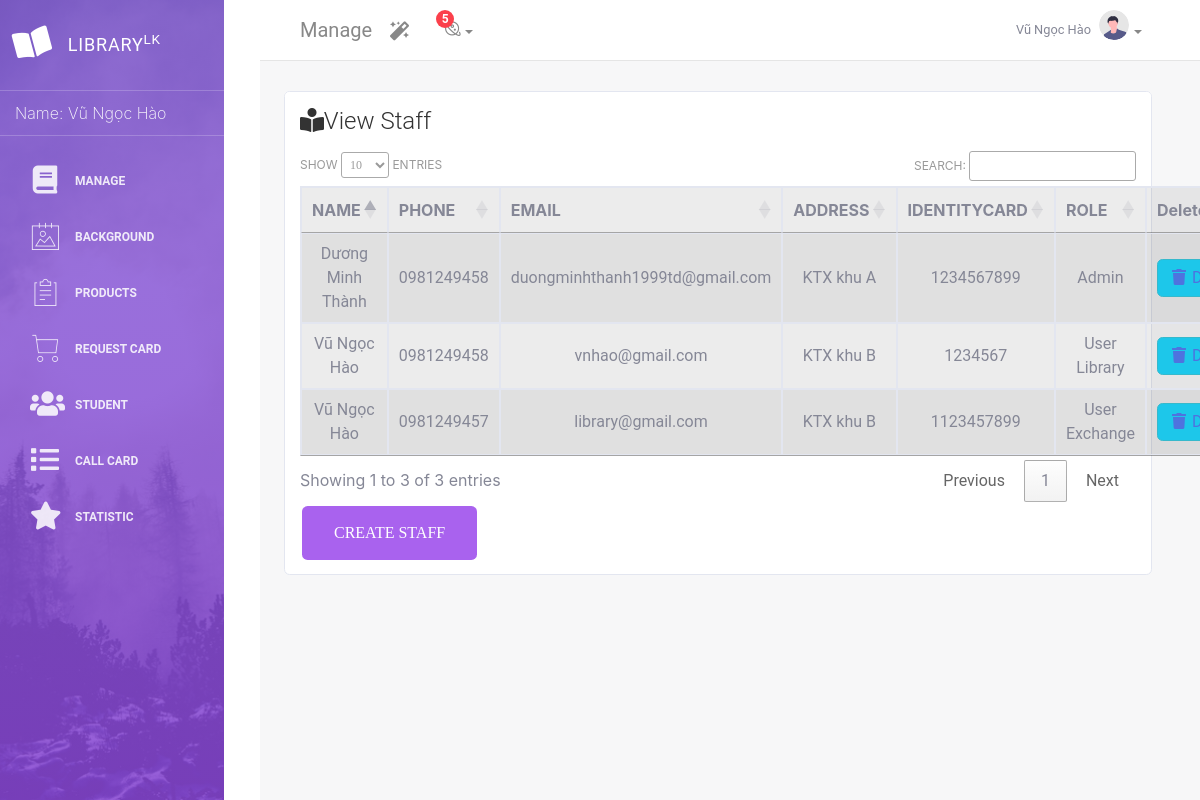
Page /doanphp/admin-library/examples/staff.php (signed in) on the committed database.
### tables this page shows
CREATE TABLE `accountmanage` (
  `MANAGE_USERNAME` varchar(10) NOT NULL,
  `MANAGE_PASSWORD` varchar(30) DEFAULT NULL,
  `MANAGE_NAME` varchar(30) DEFAULT NULL,
  `MANAGE_PHONE` varchar(30) DEFAULT NULL,
  `MANAGE_EMAIL` varchar(30) DEFAULT NULL,
  `MANAGE_ADDRESS` varchar(50) DEFAULT NULL,
  `MANAGE_BIRTHDAY` date DEFAULT NULL,
  `MANAGE_ROLE` int(10) DEFAULT NULL,
  `MANAGE_IDENTITYCARD` int(12) DEFAULT NULL,
  `MANAGE_ABOUT` varchar(50) DEFAULT NULL
);

### doanphp/admin-library/examples/includes/view_staff.php (the view, shortened to what this page needs)
<div class="card table-striped table-full-width">
    <div class="card-header ">
        <h4 class="card-title"><i class="fa fa-book-reader"></i>&nbsp;View Staff</h4>
    </div>
    <div class="card-body">
        <style>
            #myTable td,th
            {
                text-align: center;
                vertical-align: middle;
            }
        </style>
        <table id="myTable" class="table-active table-striped table-bordered">
            <thead>
            <th>NAME</th>
            <th>PHONE</th>
            <th>EMAIL</th>
            <th>ADDRESS</th>
            <th>IDENTITYCARD</th>
            <th>ROLE</th>
            <th>Delete</th>
            <tbody>
            <?php
            $sql = "Select * from accountmanage";
            $result = $conn->query($sql);
            if ($result->num_rows > 0) {
                while ($row = $result->fetch_assoc()) {
                    $name = $row["MANAGE_NAME"];
                    $phone = $row["MANAGE_PHONE"];
                    $email = $row["MANAGE_EMAIL"];
                    $address = $row["MANAGE_ADDRESS"];
                    $role = $row["MANAGE_ROLE"];
                    $cmnd = $row["MANAGE_IDENTITYCARD"];
                    if ($role == 0) {
                        $role = "Admin";
                    } elseif ($role == 1) {
                        $role = "User Exchange";
                    } elseif ($role == 2) {
                        $role = "User Library";
                    }
                    echo " <tr>
        <td>$name</td>
        <td>$phone </td>
        <td>$email</td>
        <td>$address </td>
        <td> $cmnd</td>
        <td>
           $role
        </td>
         <td>
           <button type='submit' class='btn btn-info btn-fill '>
            <a href='../examples/manage.php?delete_book'>
                <i class='fa fa-trash'></i> Delete
            </a></button>
        </td>
        <td>
             <button type='submit' class='btn btn-info btn-fill pull-right'>
             <a href='../examples/manage.php?delete_book'>
                <i class='fa fa-edit'></i> Edit
            </a>
            </button>
        </td>
    </tr>";
                }
            }
            ?>
            </tbody>
        </table>

### doanphp/admin-library/examples/includes/view_staff.php (style rules this page uses)
#myTable td,th { text-align: center; vertical-align: middle; }

### rows in the picture
accountmanage: MANAGE_NAME "Dương Minh Thành", MANAGE_PHONE "0981249458", MANAGE_EMAIL "duongminhthanh1999td@gmail.com", MANAGE_ADDRESS "KTX khu A", MANAGE_IDENTITYCARD "1234567899", MANAGE_ROLE "Admin"
accountmanage: MANAGE_NAME "Vũ Ngọc Hào", MANAGE_PHONE "0981249458", MANAGE_EMAIL "vnhao@gmail.com", MANAGE_ADDRESS "KTX khu B", MANAGE_IDENTITYCARD "1234567", MANAGE_ROLE "User Library"
accountmanage: MANAGE_NAME "Vũ Ngọc Hào", MANAGE_PHONE "0981249457", MANAGE_EMAIL "library@gmail.com", MANAGE_ADDRESS "KTX khu B", MANAGE_IDENTITYCARD "1123457899", MANAGE_ROLE "User Exchange"

### other values in the picture
$name "Vũ Ngọc Hào"
